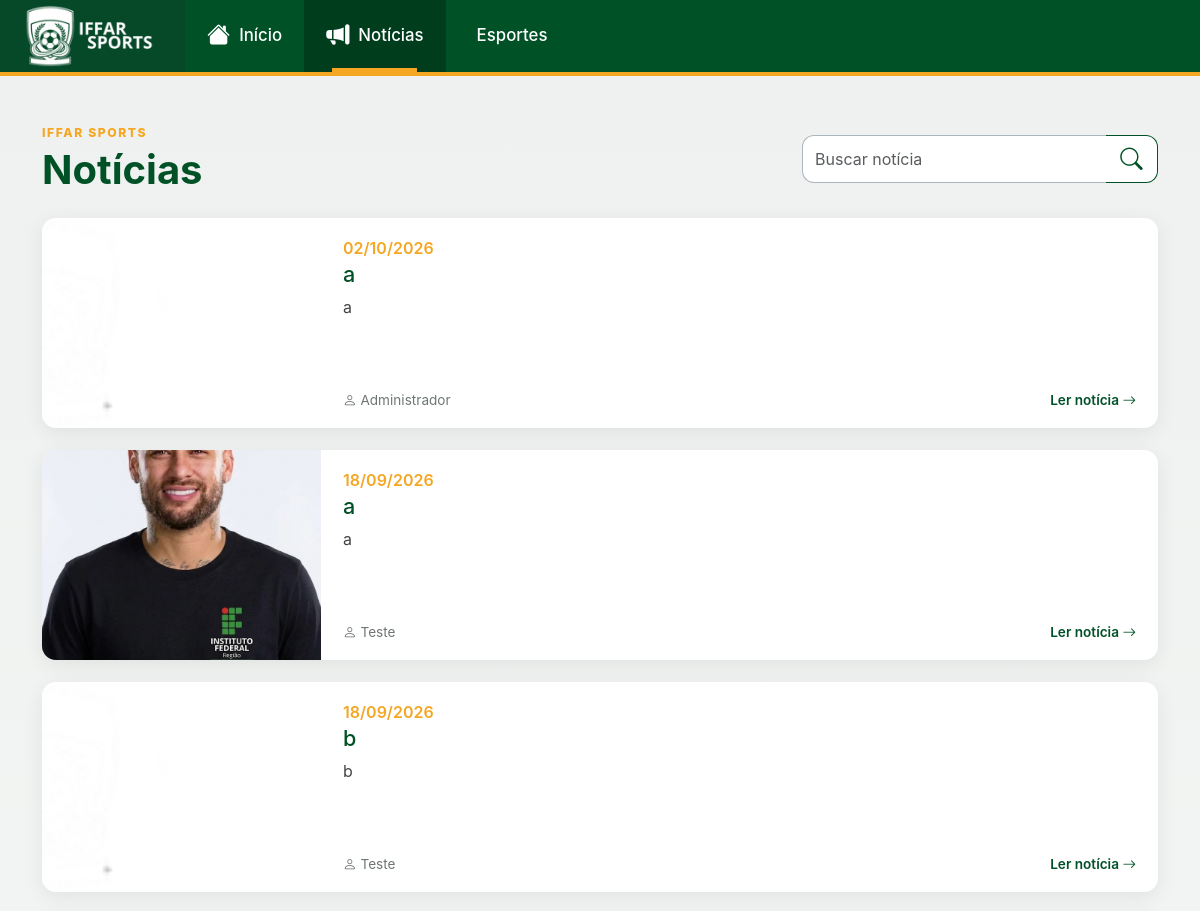
Before: /index.php?id=noticias (upper part) with the older database file.
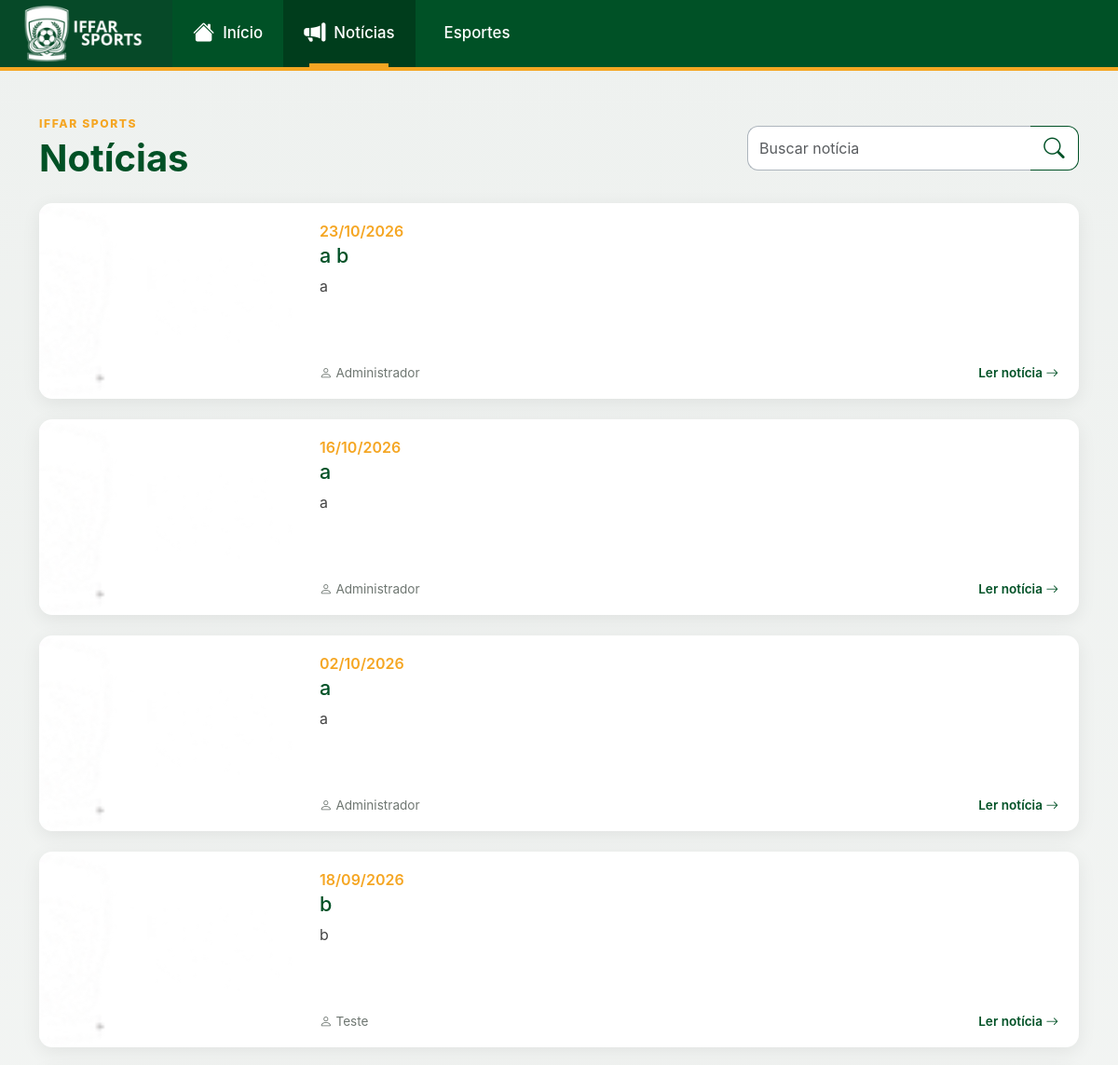
After: the same page with the newer database file.
### tables this page shows
CREATE TABLE IF NOT EXISTS `noticias` (
  `id_noticia` int NOT NULL AUTO_INCREMENT,
  `titulo` varchar(200) NOT NULL,
  `resumo` text,
  `descricao` text NOT NULL,
  `autor` varchar(100) DEFAULT NULL,
  `categoria` varchar(100) DEFAULT NULL,
  `imagem` varchar(255) DEFAULT NULL,
  `data_noticia` datetime DEFAULT CURRENT_TIMESTAMP,
  PRIMARY KEY (`id_noticia`)
);

### include/noticias.php (the view, shortened to what this page needs)
<?php
$busca = trim($_GET['busca'] ?? '');
if ($busca !== '') {
    $sqlNoticias = "
        SELECT *
        FROM noticias
        WHERE titulo LIKE ?
           OR resumo LIKE ?
        ORDER BY id_noticia DESC
    ";
    $stmt = $conexao->prepare($sqlNoticias);
    $termoBusca = "%" . $busca . "%";
    $stmt->bind_param(
        "ss",
        $termoBusca,
        $termoBusca
    );
    $stmt->execute();
    $noticias = $stmt->get_result();
} else {
    $sqlNoticias = "
        SELECT *
        FROM noticias
        ORDER BY id_noticia DESC
    ";
    $noticias = $conexao->query($sqlNoticias);
}
?>
<section class="pagina-noticias">
    <div class="container py-5">
        <div class="row align-items-center mb-4 gy-3">
            <div class="col-lg-8">
                <span class="mini-titulo">
                    IFFAR SPORTS
                </span>
                <h1 class="titulo-pagina">
                    Notícias
                </h1>
            </div>
            <div class="col-lg-4">
                <form
                    action="index.php"
                    method="GET"
                    class="busca-noticias"
                >
                    <div class="input-group">
                        <input
                            type="search"
                            name="busca"
                            class="form-control"
                            placeholder="Buscar notícia"
                            value="<?= htmlspecialchars($busca ?? '') ?>"
                        >
                        <button
                            class="btn btn-busca"
                            type="submit"
                            aria-label="Buscar"
                        >
                            <i class="bi bi-search"></i>
                        </button>
                    </div>
                </form>
            </div>
        </div>
        <div class="lista-noticias">
            <?php if ($noticias && $noticias->num_rows > 0): ?>
                <?php while ($noticia = $noticias->fetch_assoc()): ?>
                    <article class="card-noticia-lista">
                        <div class="row g-0">
                            <div class="col-md-4 col-lg-3">
                                <div class="imagem-noticia-lista">
                                    <?php
$imagem = !empty($noticia['imagem'])
    ? $noticia['imagem']
    : 'img/logo.png';
?>
<img
    src="<?= htmlspecialchars($imagem) ?>"
    alt="<?= htmlspecialchars($noticia['titulo'] ?? 'Notícia') ?>"
>
                                </div>
                            </div>
                            <div class="col-md-8 col-lg-9">
                                <div class="conteudo-noticia-lista">
                                    <div>
                                        <div class="data-noticia-lista">
                                            <?php
                                            $data = !empty($noticia['data_noticia'])
                                                ? strtotime($noticia['data_noticia'])
                                                : false;
                                            echo $data
                                                ? date('d/m/Y', $data)
                                                : '';
                                            ?>
                                        </div>
                                        <h2>
                                            <?= htmlspecialchars($noticia['titulo'] ?? '') ?>
                                        </h2>
                                        <p>
                                            <?php
                                            $resumo = strip_tags($noticia['resumo'] ?? '');
                                            echo htmlspecialchars($resumo);
                                            ?>
                                        </p>
                                    </div>
                                    <div class="rodape-card-noticia">
                                        <span>
                                            <i class="bi bi-person"></i>
                                            <?= htmlspecialchars($noticia['autor'] ?? 'Administrador') ?>
                                        </span>
                                        <a
                                            href="index.php?id=noticia&noticia=<?= (int)$noticia['id_noticia'] ?>"
                                        >
                                            Ler notícia
                                            <i class="bi bi-arrow-right"></i>
                                        </a>
                                    </div>
                                </div>
                            </div>
                        </div>
                    </article>
                <?php endwhile; ?>
            <?php endif; ?>
        </div>
    </div>
</section>

### index.php (shortened to what this page needs)
<?php
$id = $_GET['id'] ?? null;
?>
<!doctype html>
<html lang="pt-BR">
<head>
    <link
        href="https://cdn.jsdelivr.net/npm/bootstrap@5.3.8/dist/css/bootstrap.min.css"
        rel="stylesheet"
    >
    <link
        rel="stylesheet"
        href="https://cdn.jsdelivr.net/npm/bootstrap-icons@1.11.3/font/bootstrap-icons.min.css"
    >
    <link
        rel="stylesheet"
        href="css/estilo.css"
    >
</head>
<body>
    <?php include("include/nav.php"); ?>
    <main class="conteudo-principal">
        <?php
        if ($id === null || $id === '') {
            include("include/home.php");
        } else {
            $idSeguro = preg_replace('/[^a-zA-Z0-9_-]/', '', $id);
            $arquivo = "include/" . $idSeguro . ".php";
            if (file_exists($arquivo)) {
                include($arquivo);
            }
        }
        ?>
    </main>
</body>
</html>

### include/nav.php (shortened to what this page needs)
<?php
$paginaAtual = $_GET['id'] ?? 'home';
?>
<header>
    <nav class="navbar-principal d-none d-md-flex">
        <div class="nav-logo">
            <a href="index.php">
                <img
                    src="img/logo.png"
                    alt="IFFar Sports"
                >
            </a>
        </div>
        <div class="nav-links">
            <a
                href="index.php"
                class="nav-item-principal <?= $paginaAtual === 'home' ? 'ativo' : '' ?>"
            >
                <i class="bi bi-house-fill"></i>
                <span>Início</span>
            </a>
            <a
                href="index.php?id=noticias"
                class="nav-item-principal <?= $paginaAtual === 'noticias' ? 'ativo' : '' ?>"
            >
                <i class="bi bi-megaphone-fill"></i>
                <span>Notícias</span>
            </a>
            <a
                href="index.php?id=esportes"
                class="nav-item-principal <?= $paginaAtual === 'esportes' ? 'ativo' : '' ?>"
            >
                <span>Esportes</span>
            </a>
        </div>
    </nav>
</header>

### css/estilo.css (style rules this page uses)
:root { --verde-principal: #005126; --verde-escuro: #003d1c; --verde-muito-escuro: #002e16; --laranja: #f5a623; --laranja-claro: #ffb83d; --fundo: #f2f4f3; --branco: #ffffff; --texto: #202622; --texto-suave: #6f7772; --borda: #dce2de; --sombra: 0 10px 35px rgba(0, 0, 0, 0.10); }
html { scroll-behavior: smooth; }
body { margin: 0; background: linear-gradient( 180deg, #eef1ef 0%, #f8f9f8 100% ); color: var(--texto); font-family: -apple-system, BlinkMacSystemFont, "Segoe UI", Roboto, Helvetica, Arial, sans-serif; min-height: 100vh; }
img { max-width: 100%; }
a { transition: color 0.2s ease, background-color 0.2s ease, border-color 0.2s ease, opacity 0.2s ease, transform 0.2s ease; }
.conteudo-principal { min-height: 70vh; }
.navbar-principal { min-height: 76px; display: flex; align-items: stretch; background: var(--verde-principal); border-bottom: 4px solid var(--laranja); position: relative; z-index: 1000; }
.nav-logo { width: 185px; display: flex; align-items: center; justify-content: center; padding: 5px 14px; background: #064928; }
.nav-logo img { max-height: 62px; max-width: 155px; object-fit: contain; }
.nav-links { display: flex; align-items: stretch; }
.nav-item-principal { position: relative; display: flex; align-items: center; gap: 9px; padding: 0 22px; color: var(--branco); text-decoration: none; font-size: 1.05rem; font-weight: 500; }
.nav-item-principal i { font-size: 1.45rem; }
.nav-item-principal.ativo { background: var(--verde-escuro); }
.nav-item-principal.ativo::after { content: ""; position: absolute; left: 20%; right: 20%; bottom: 0; height: 4px; background: var(--laranja); }
.mini-titulo { display: block; margin-bottom: 4px; color: var(--laranja); font-size: 0.76rem; font-weight: 800; letter-spacing: 0.13em; }
.titulo-pagina { margin: 0; color: var(--verde-principal); font-weight: 750; }
.busca-noticias .form-control { height: 48px; border: 1px solid #adb5bd; border-right: none; border-radius: 12px 0 0 12px; box-shadow: none; }
.btn-busca { width: 52px; border: 1px solid var(--verde-principal); border-left: none; border-radius: 0 12px 12px 0; background: var(--branco); color: var(--verde-principal); font-size: 1.4rem; }
.lista-noticias { display: flex; flex-direction: column; gap: 22px; }
.card-noticia-lista { overflow: hidden; border-radius: 14px; background: var(--branco); box-shadow: 0 5px 20px rgba(0, 0, 0, 0.07); transition: transform 0.25s ease, box-shadow 0.25s ease; }
.imagem-noticia-lista { width: 100%; height: 210px; }
.imagem-noticia-lista img { width: 100%; height: 100%; object-fit: cover; }
.conteudo-noticia-lista { min-height: 210px; display: flex; flex-direction: column; justify-content: space-between; padding: 18px 22px; }
.data-noticia-lista { color: var(--laranja); font-size: 1rem; font-weight: 600; }
.conteudo-noticia-lista h2 { margin: 2px 0 7px; color: var(--verde-principal); font-size: 1.35rem; }
.conteudo-noticia-lista p { max-width: 720px; margin: 0; line-height: 1.5; color: #444; }
.rodape-card-noticia { display: flex; justify-content: space-between; align-items: center; margin-top: 12px; color: var(--texto-suave); font-size: 0.85rem; }
.rodape-card-noticia a { color: var(--verde-principal); text-decoration: none; font-weight: 600; }

Changed rows visible on the page:
removed noticias: imagem (picture), data_noticia "18/09/2026", titulo "a", resumo "a", autor "Teste"
added noticias: data_noticia "23/10/2026", titulo "a b", resumo "a", autor "Administrador"
added noticias: data_noticia "16/10/2026", titulo "a", resumo "a", autor "Administrador"
